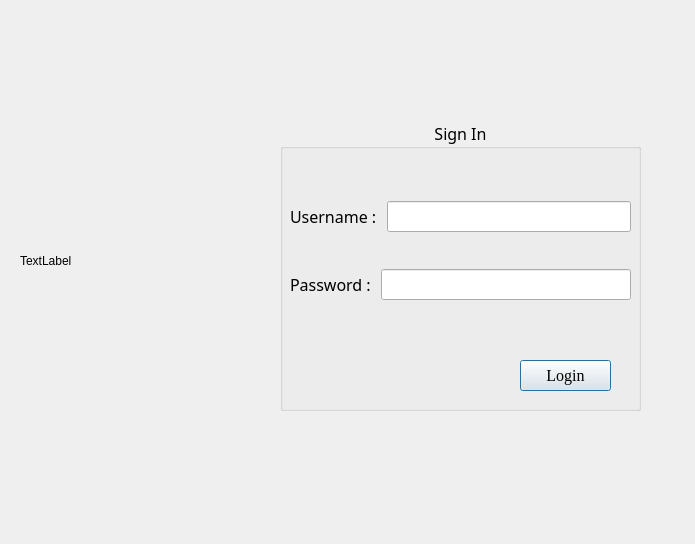
<?xml version="1.0" encoding="UTF-8"?>
<ui version="4.0">
 <class>Login</class>
 <widget class="QDialog" name="Login">
  <property name="geometry">
   <rect>
    <x>0</x>
    <y>0</y>
    <width>695</width>
    <height>544</height>
   </rect>
  </property>
  <property name="windowTitle">
   <string>Dialog</string>
  </property>
  <widget class="QGroupBox" name="groupBox">
   <property name="geometry">
    <rect>
     <x>280</x>
     <y>120</y>
     <width>361</width>
     <height>291</height>
    </rect>
   </property>
   <property name="font">
    <font>
     <family>Arial Rounded MT Bold</family>
     <pointsize>12</pointsize>
     <bold>false</bold>
    </font>
   </property>
   <property name="styleSheet">
    <string notr="true"/>
   </property>
   <property name="title">
    <string>Sign In</string>
   </property>
   <property name="alignment">
    <set>Qt::AlignCenter</set>
   </property>
   <widget class="QPushButton" name="loginButton">
    <property name="geometry">
     <rect>
      <x>240</x>
      <y>240</y>
      <width>91</width>
      <height>31</height>
     </rect>
    </property>
    <property name="font">
     <font>
      <family>Georgia</family>
      <pointsize>12</pointsize>
      <bold>false</bold>
     </font>
    </property>
    <property name="styleSheet">
     <string notr="true">.loginButton {
            background-color: #007bff; /* Blue background */
            color: #fff; /* White text color */
            border: none; /* No border */
            border-radius: 3px; /* Rounded corners */
            padding: 10px 20px; /* Padding */
            font-size: 16px; /* Font size */
            cursor: pointer; /* Cursor style */
            transition: background-color 0.3s ease; /* Smooth transition */
        }

        /* Hover effect for the login button */
        .loginButton:hover {
            background-color: #0056b3; /* Darker blue on hover */
        }</string>
    </property>
    <property name="text">
     <string>Login</string>
    </property>
   </widget>
   <widget class="QWidget" name="layoutWidget">
    <property name="geometry">
     <rect>
      <x>10</x>
      <y>50</y>
      <width>341</width>
      <height>161</height>
     </rect>
    </property>
    <layout class="QVBoxLayout" name="verticalLayout">
     <item>
      <layout class="QHBoxLayout" name="horizontalLayout">
       <item>
        <widget class="QLabel" name="label">
         <property name="font">
          <font>
           <family>Arial Rounded MT Bold</family>
           <pointsize>12</pointsize>
           <bold>false</bold>
           <underline>false</underline>
          </font>
         </property>
         <property name="styleSheet">
          <string notr="true">   .label {
            color: #007bff; /* Blue text color */
            font-size: 14px; /* Font size */
        }
</string>
         </property>
         <property name="text">
          <string>Username : </string>
         </property>
        </widget>
       </item>
       <item>
        <widget class="QLineEdit" name="lineEdit"/>
       </item>
      </layout>
     </item>
     <item>
      <layout class="QHBoxLayout" name="horizontalLayout_2">
       <item>
        <widget class="QLabel" name="label_2">
         <property name="font">
          <font>
           <family>Arial Rounded MT Bold</family>
           <pointsize>12</pointsize>
           <bold>false</bold>
           <underline>false</underline>
          </font>
         </property>
         <property name="text">
          <string>Password : </string>
         </property>
        </widget>
       </item>
       <item>
        <widget class="QLineEdit" name="lineEdit_2">
         <property name="echoMode">
          <enum>QLineEdit::Password</enum>
         </property>
        </widget>
       </item>
      </layout>
     </item>
    </layout>
   </widget>
  </widget>
  <widget class="QLabel" name="label_3">
   <property name="geometry">
    <rect>
     <x>20</x>
     <y>120</y>
     <width>251</width>
     <height>281</height>
    </rect>
   </property>
   <property name="text">
    <string>TextLabel</string>
   </property>
  </widget>
 </widget>
 <resources/>
 <connections/>
</ui>
